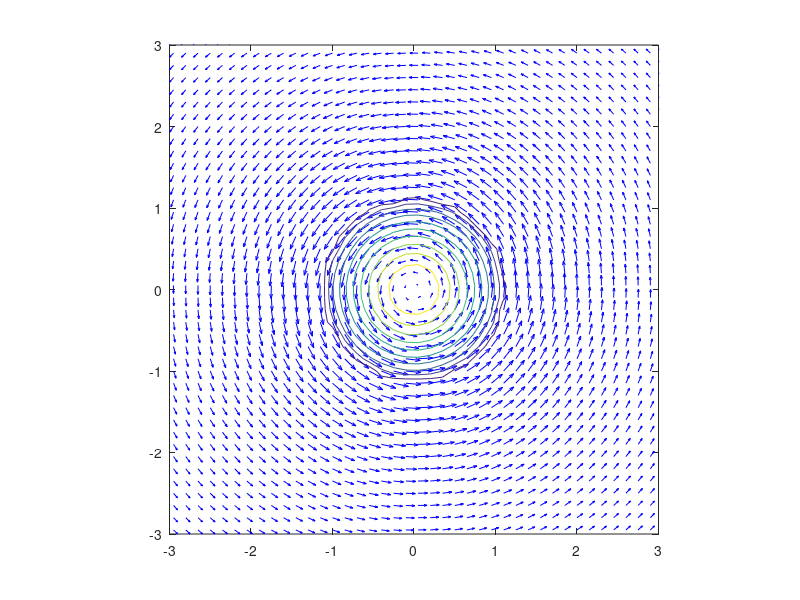

Recreate this plot in MATLAB.
% Lamb-Oseen vortex
clc; clear; close all;
r=-3.1:0.15:3.1;

[x,y]=meshgrid(r);
dx= 0.15; dy= 0.15;
rr= x.^2+y.^2;
u= -y./rr.*(1-exp(-rr));
v= x./rr.*(1-exp(-rr));
quiver(x,y, u,v , "b" ) ;
hold on;
axis([-3 3 -3 3]);

axis equal ;

%% Calcualte Velocity Gradient
[dudx, dudy]= gradient(u,dx,dy);
[dvdx, dvdy]= gradient(v,dx,dy);

wz= (dvdx-dudy);
%contour(x,y,wz)

for i= 1:numel(x(:,1))
    for j= 1:numel(y(:,1))
        D2D= [dudx(i,j) dudy(i,j); dvdx(i,j) dvdy(i,j)];
        temp_eig= eig(D2D);
        lambda(i,j)= imag(temp_eig(1,1));
        lambda1(i,j)=lambda(i,j)*sign(wz(i,j));
        P(i,j)= trace(D2D);
        Q(i,j)= -(dudy(i,j).*dvdx(i,j)) + (dudx(i,j).*dvdy(i,j));
    end
end

contour(x,y,lambda1)

X= reshape(x,[numel(x),1]);
Y= reshape(y,[numel(x),1]);
U= reshape(u,[numel(x),1]);
V= reshape(v,[numel(x),1]);
Wz= reshape(wz,[numel(x),1]);
ld1= reshape(lambda1,[numel(x),1]);
P= reshape(P,[numel(x),1]);
Q= reshape(Q,[numel(x),1]);
%% Export to TECPLOT format 
disp('Working on results files...');
PIVStats = [X Y U V Wz ld1 P Q];
filename = 'lambos.dat';
fid = fopen(filename, 'w');
fprintf(fid, 'TITLE=%s\n', filename);
fprintf(fid, "VARIABLES= X, Y, U, V, VORT LAMBDA1 P1 Q1\n");
fprintf(fid, 'ZONE  I= %d  J= %d F=POINT\n', 42, 42);
dlmwrite(filename, PIVStats, '-append', 'delimiter', ' ');
fclose(fid);